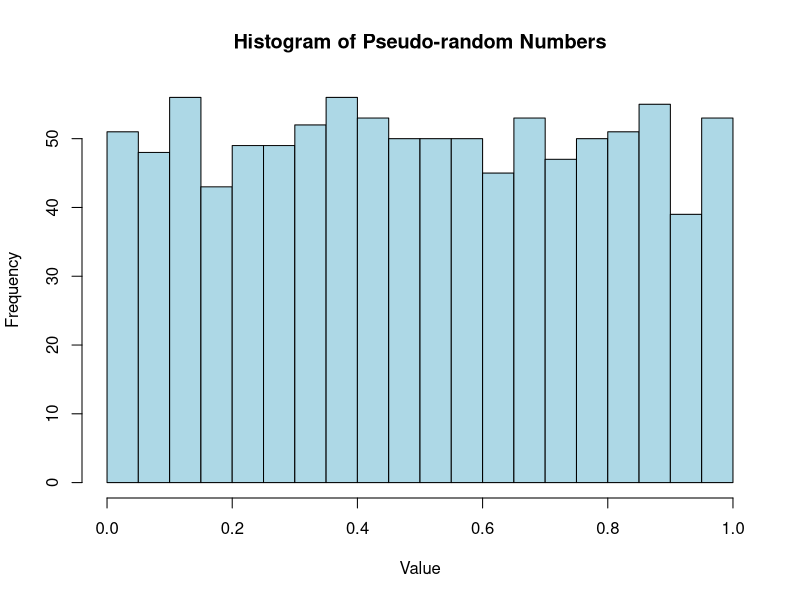

R code for this plot:
# Number of pseudo-random numbers to generate
n <- 1000

# Generate pseudo-random numbers uniformly distributed between 0 and 1
set.seed(123)  # set seed for reproducibility
pseudo_numbers <- runif(n)

# Plot the histogram of generated pseudo-random numbers
hist(pseudo_numbers, breaks = 20, col = "lightblue", main = "Histogram of Pseudo-random Numbers",
     xlab = "Value", ylab = "Frequency")

# Perform goodness of fit test (Chi-square test)
expected <- rep(1/20, 20)  # expected frequencies assuming uniform distribution
observed <- table(cut(pseudo_numbers, breaks = 20))
chi_square <- chisq.test(observed, p = expected)

# Display results of the goodness of fit test
cat("Chi-square test for goodness of fit:\n")
print(chi_square)
